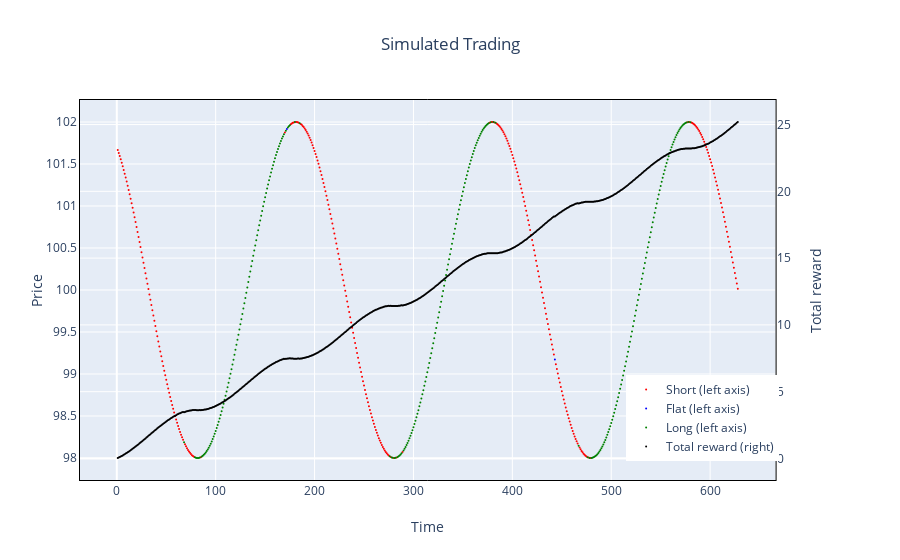

Notebook cell for this chart:
### Code cell
fig = go.Figure()

# x axis
x = df['timestep']

fig = plotly.subplots.make_subplots(specs=[[{"secondary_y": True}]])

fig.add_trace(go.Scatter(y=df['short'], 
                         x=x, 
                         name='Short (left axis)',
                         mode='markers',
                         marker=dict(size=2,
                                     color='red'),
                        ),
              secondary_y=False,
             )

fig.add_trace(go.Scatter(y=df['flat'], 
                         x=x, 
                         name='Flat (left axis)',
                         mode='markers',
                         marker=dict(size=2,
                                     color='blue'),
                        ),
              secondary_y=False,
             )

fig.add_trace(go.Scatter(y=df['long'], 
                         x=x, 
                         name='Long (left axis)',
                         mode='markers',
                         marker=dict(size=2,
                                     color='green'),
                        ),
              secondary_y=False,
             )

fig.add_trace(go.Scatter(y=df['totalreward'], 
                         x=x, 
                         name='Total reward (right)',
                         mode='markers',
                         marker=dict(size=2,
                                     color='black'),
                        ),
              secondary_y=True,
             )

# plot attributes
fig.update_layout(
    title= dict(text="Simulated Trading",
                x=0.5,
                xanchor='center'),
    xaxis=dict(
        title="Time",
        linecolor='black',
        linewidth=1,
        mirror=True
    ),
    yaxis=dict(
        title="Price",
        linecolor='black',
        linewidth=1,
        mirror=True
    ),
    showlegend=True,
    legend=dict(x=0.738, y=0.05)    
)

fig.update_yaxes(title_text="Total reward", secondary_y=True)

fig.show()

### Figure 1 — Plotly figure (JSON) as saved in the notebook; plotly's stock layout.template omitted (floating-point values rounded to 4 significant figures; data arrays with more than 128 entries replaced by an {"elided": "..."} marker saying what was removed)
{"data": [{"marker": {"color": "red", "size": 2}, "mode": "markers", "name": "Short (left axis)", "type": "scatter", "x": {"elided": "628 int values"}, "xaxis": "x", "y": {"elided": "628 float values"}, "yaxis": "y"}, {"marker": {"color": "blue", "size": 2}, "mode": "markers", "name": "Flat (left axis)", "type": "scatter", "x": {"elided": "628 int values"}, "xaxis": "x", "y": {"elided": "628 float values"}, "yaxis": "y"}, {"marker": {"color": "green", "size": 2}, "mode": "markers", "name": "Long (left axis)", "type": "scatter", "x": {"elided": "628 int values"}, "xaxis": "x", "y": {"elided": "628 float values"}, "yaxis": "y"}, {"marker": {"color": "black", "size": 2}, "mode": "markers", "name": "Total reward (right)", "type": "scatter", "x": {"elided": "628 int values"}, "xaxis": "x", "y": {"elided": "628 float values"}, "yaxis": "y2"}], "layout": {"legend": {"x": 0.738, "y": 0.05}, "showlegend": true, "title": {"text": "Simulated Trading", "x": 0.5, "xanchor": "center"}, "xaxis": {"anchor": "y", "domain": [0, 0.94], "linecolor": "black", "linewidth": 1, "mirror": true, "title": {"text": "Time"}}, "yaxis": {"anchor": "x", "domain": [0, 1], "linecolor": "black", "linewidth": 1, "mirror": true, "title": {"text": "Price"}}, "yaxis2": {"anchor": "x", "overlaying": "y", "side": "right", "title": {"text": "Total reward"}}}}
